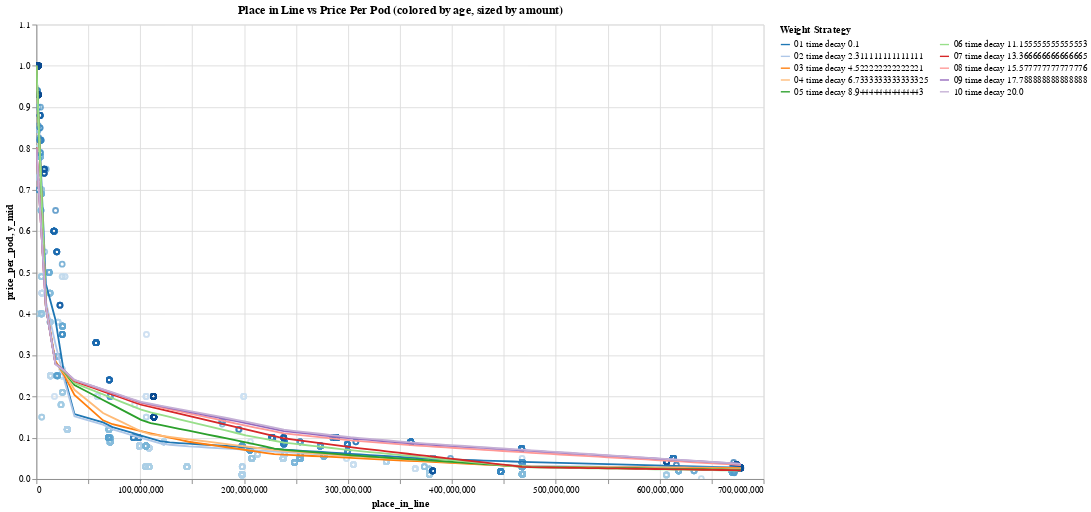

Notebook source saved alongside this figure:
### Code cell
tree_regression_viz(df, dfs, encode_size=False)

### Figure 1 — Vega-Lite specification as saved in the notebook (floating-point values rounded to 4 significant figures; data arrays with more than 128 entries replaced by an {"elided": "..."} marker saying what was removed)
{"config": {"view": {"continuousWidth": 400, "continuousHeight": 300}}, "layer": [{"data": {"name": "data-39a6fd9134db8acb7c88af1a2e8b2db6"}, "mark": "point", "encoding": {"color": {"field": "evt_block_time", "legend": null, "type": "ordinal"}, "x": {"field": "place_in_line", "type": "quantitative"}, "y": {"field": "price_per_pod", "type": "quantitative"}}, "height": 500, "selection": {"selector190": {"type": "interval", "bind": "scales", "encodings": ["x", "y"]}}, "title": "Place in Line vs Price Per Pod (colored by age, sized by amount)", "width": 800}, {"data": {"name": "data-4515c7e02294aacb1f16d3f60ddf6976"}, "mark": "line", "encoding": {"color": {"field": "weight_name", "legend": {"columns": 2, "direction": "vertical", "symbolLimit": 100, "title": "Weight Strategy"}, "scale": {"scheme": "category20"}, "type": "ordinal"}, "opacity": {"condition": {"value": 1, "selection": "selector189"}, "value": 0.025}, "x": {"field": "place_in_line", "type": "quantitative"}, "y": {"field": "y_mid", "type": "quantitative"}}, "height": 500, "selection": {"selector189": {"type": "multi", "fields": ["weight_name"], "bind": "legend"}}, "transform": [{"filter": "(datum.hull !== -5)"}], "width": 800}], "resolve": {"scale": {"color": "independent"}}, "$schema": "https://vega.github.io/schema/vega-lite/v4.17.0.json", "datasets": {"data-39a6fd9134db8acb7c88af1a2e8b2db6": {"elided": "5486 records"}, "data-4515c7e02294aacb1f16d3f60ddf6976": {"elided": "750 records"}}}
